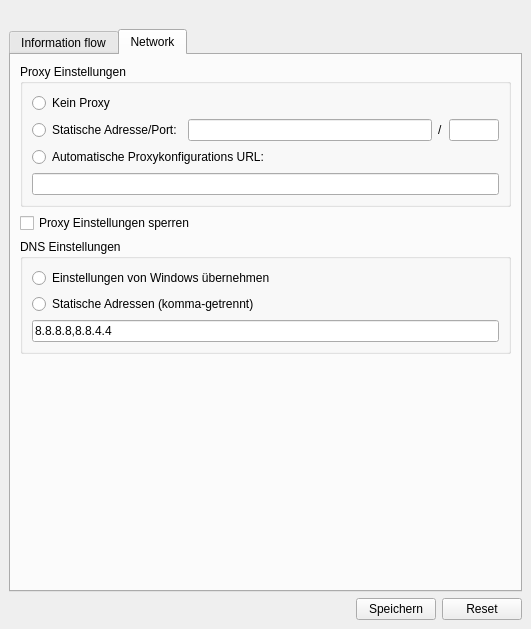
<?xml version="1.0" encoding="UTF-8"?>
<ui version="4.0">
 <class>MainWindow</class>
 <widget class="QMainWindow" name="MainWindow">
  <property name="geometry">
   <rect>
    <x>0</x>
    <y>0</y>
    <width>531</width>
    <height>629</height>
   </rect>
  </property>
  <property name="sizePolicy">
   <sizepolicy hsizetype="Fixed" vsizetype="Fixed">
    <horstretch>0</horstretch>
    <verstretch>0</verstretch>
   </sizepolicy>
  </property>
  <property name="maximumSize">
   <size>
    <width>531</width>
    <height>629</height>
   </size>
  </property>
  <property name="baseSize">
   <size>
    <width>531</width>
    <height>520</height>
   </size>
  </property>
  <property name="windowTitle">
   <string>Sirrix AG - Browser in the Box | Security Policy Manager</string>
  </property>
  <property name="windowIcon">
   <iconset theme="BitBox">
    <normaloff>BitBox.ico</normaloff>BitBox.ico</iconset>
  </property>
  <property name="windowOpacity">
   <double>1.000000000000000</double>
  </property>
  <widget class="QWidget" name="centralwidget">
   <layout class="QVBoxLayout" name="verticalLayout_4">
    <item>
     <widget class="QLabel" name="label_sirrixLogo">
      <property name="text">
       <string/>
      </property>
      <property name="pixmap">
       <pixmap>sirrix_logo.png</pixmap>
      </property>
      <property name="scaledContents">
       <bool>true</bool>
      </property>
     </widget>
    </item>
    <item>
     <widget class="QTabWidget" name="tabWidget">
      <property name="currentIndex">
       <number>1</number>
      </property>
      <widget class="QWidget" name="tab_informationflow">
       <attribute name="title">
        <string>Information flow</string>
       </attribute>
       <layout class="QVBoxLayout" name="verticalLayout">
        <item>
         <widget class="QLabel" name="label_description_informationflow">
          <property name="text">
           <string>Sicherheitseinstellungen für den Datentransfer zwischen Browser und Windows</string>
          </property>
         </widget>
        </item>
        <item>
         <widget class="QGroupBox" name="groupBox_clipboard">
          <property name="title">
           <string>Zwischenablage</string>
          </property>
          <layout class="QVBoxLayout" name="verticalLayout_2">
           <item>
            <widget class="QLabel" name="label_hosttoguest_description">
             <property name="text">
              <string>Kopieren aus Windows und Einfügen in Browser</string>
             </property>
            </widget>
           </item>
           <item>
            <widget class="QComboBox" name="comboBox_clipboard_hosttoguest">
             <item>
              <property name="text">
               <string>verbieten</string>
              </property>
             </item>
             <item>
              <property name="text">
               <string>Bestätigung durch Benutzer</string>
              </property>
             </item>
             <item>
              <property name="text">
               <string>erlauben</string>
              </property>
             </item>
            </widget>
           </item>
           <item>
            <widget class="QLabel" name="label_guesttohost_description">
             <property name="text">
              <string>Kopieren aus Browser und Einfügen in Windows</string>
             </property>
            </widget>
           </item>
           <item>
            <widget class="QComboBox" name="comboBox_clipboard_guesttohost">
             <item>
              <property name="text">
               <string>verbieten</string>
              </property>
             </item>
             <item>
              <property name="text">
               <string>Bestätigung durch Benutzer</string>
              </property>
             </item>
             <item>
              <property name="text">
               <string>erlauben</string>
              </property>
             </item>
            </widget>
           </item>
          </layout>
         </widget>
        </item>
        <item>
         <widget class="QGroupBox" name="groupBox_fileflow">
          <property name="title">
           <string>Dateien</string>
          </property>
          <layout class="QVBoxLayout" name="verticalLayout_3">
           <item>
            <widget class="QLabel" name="label_upload_description">
             <property name="text">
              <string>Hochladen ins Internet</string>
             </property>
            </widget>
           </item>
           <item>
            <widget class="QComboBox" name="comboBox_upload">
             <item>
              <property name="text">
               <string>verbieten</string>
              </property>
             </item>
             <item>
              <property name="text">
               <string>Bestätigung durch Benutzer</string>
              </property>
             </item>
             <item>
              <property name="text">
               <string>erlauben</string>
              </property>
             </item>
            </widget>
           </item>
           <item>
            <widget class="QLabel" name="label_download_description">
             <property name="text">
              <string>Herunterladen aus dem Internet</string>
             </property>
            </widget>
           </item>
           <item>
            <widget class="QComboBox" name="comboBox_download">
             <item>
              <property name="text">
               <string>verbieten</string>
              </property>
             </item>
             <item>
              <property name="text">
               <string>Bestätigung durch Benutzer</string>
              </property>
             </item>
             <item>
              <property name="text">
               <string>Virencheck</string>
              </property>
             </item>
             <item>
              <property name="text">
               <string>erlauben</string>
              </property>
             </item>
            </widget>
           </item>
          </layout>
         </widget>
        </item>
        <item>
         <widget class="QGroupBox" name="groupBox_persistency">
          <property name="title">
           <string>Welche Dateien sollen dauerhaft gespeichert werden?</string>
          </property>
          <layout class="QVBoxLayout" name="verticalLayout_5">
           <item>
            <widget class="QRadioButton" name="radioButton_persistency_all">
             <property name="text">
              <string>Alle (Konfiguration, Lesezeichen)</string>
             </property>
            </widget>
           </item>
           <item>
            <widget class="QRadioButton" name="radioButton_persistency_bookmarksonly">
             <property name="text">
              <string>Nur Lesezeichen</string>
             </property>
            </widget>
           </item>
           <item>
            <widget class="QRadioButton" name="radioButton_persistency_deny">
             <property name="text">
              <string>Keine</string>
             </property>
            </widget>
           </item>
          </layout>
         </widget>
        </item>
        <item>
         <spacer name="verticalSpacer">
          <property name="orientation">
           <enum>Qt::Vertical</enum>
          </property>
          <property name="sizeHint" stdset="0">
           <size>
            <width>20</width>
            <height>40</height>
           </size>
          </property>
         </spacer>
        </item>
       </layout>
      </widget>
      <widget class="QWidget" name="tab_network">
       <attribute name="title">
        <string>Network</string>
       </attribute>
       <layout class="QVBoxLayout" name="verticalLayout_6">
        <item>
         <widget class="QGroupBox" name="groupBox_proxy">
          <property name="title">
           <string>Proxy Einstellungen</string>
          </property>
          <layout class="QVBoxLayout" name="verticalLayout_10">
           <item>
            <widget class="QRadioButton" name="radioButton_proxy_none">
             <property name="text">
              <string>Kein Proxy</string>
             </property>
            </widget>
           </item>
           <item>
            <layout class="QHBoxLayout" name="horizontalLayout_staticproxy">
             <item>
              <widget class="QRadioButton" name="radioButton_proxy_static">
               <property name="text">
                <string>Statische Adresse/Port:</string>
               </property>
              </widget>
             </item>
             <item>
              <widget class="QLineEdit" name="lineEdit_proxy_static_ip"/>
             </item>
             <item>
              <widget class="QLabel" name="label_slash_ip_prefix">
               <property name="text">
                <string>/</string>
               </property>
              </widget>
             </item>
             <item>
              <widget class="QLineEdit" name="lineEdit_proxy_static_prefix">
               <property name="maximumSize">
                <size>
                 <width>50</width>
                 <height>16777215</height>
                </size>
               </property>
              </widget>
             </item>
            </layout>
           </item>
           <item>
            <layout class="QVBoxLayout" name="verticalLayout_proxy_automatic">
             <item>
              <widget class="QRadioButton" name="radioButton_proxy_automatic">
               <property name="text">
                <string>Automatische Proxykonfigurations URL:</string>
               </property>
              </widget>
             </item>
             <item>
              <widget class="QLineEdit" name="lineEdit_proxy_automatic_url"/>
             </item>
            </layout>
           </item>
          </layout>
         </widget>
        </item>
        <item>
         <widget class="QCheckBox" name="checkBox_lockproxy">
          <property name="text">
           <string>Proxy Einstellungen sperren</string>
          </property>
         </widget>
        </item>
        <item>
         <widget class="QGroupBox" name="groupBox_DNS">
          <property name="title">
           <string>DNS Einstellungen</string>
          </property>
          <layout class="QVBoxLayout" name="verticalLayout_8">
           <item>
            <widget class="QRadioButton" name="radioButton_dns_windows">
             <property name="text">
              <string>Einstellungen von Windows übernehmen</string>
             </property>
            </widget>
           </item>
           <item>
            <layout class="QVBoxLayout" name="verticalLayout_static_dns">
             <property name="topMargin">
              <number>0</number>
             </property>
             <item>
              <widget class="QRadioButton" name="radioButton_dns_static">
               <property name="text">
                <string>Statische Adressen (komma-getrennt)</string>
               </property>
              </widget>
             </item>
             <item>
              <widget class="QLineEdit" name="lineEdit_dns_static_adress">
               <property name="text">
                <string>8.8.8.8,8.8.4.4</string>
               </property>
              </widget>
             </item>
            </layout>
           </item>
          </layout>
         </widget>
        </item>
        <item>
         <spacer name="verticalSpacer_networktab_bottom">
          <property name="orientation">
           <enum>Qt::Vertical</enum>
          </property>
          <property name="sizeHint" stdset="0">
           <size>
            <width>20</width>
            <height>40</height>
           </size>
          </property>
         </spacer>
        </item>
       </layout>
      </widget>
     </widget>
    </item>
    <item>
     <layout class="QHBoxLayout" name="horizontalLayout_save_reset_buttons">
      <item>
       <spacer name="horizontalSpacer_save_reset_buttons">
        <property name="orientation">
         <enum>Qt::Horizontal</enum>
        </property>
        <property name="sizeType">
         <enum>QSizePolicy::Expanding</enum>
        </property>
        <property name="sizeHint" stdset="0">
         <size>
          <width>40</width>
          <height>20</height>
         </size>
        </property>
       </spacer>
      </item>
      <item>
       <widget class="QPushButton" name="pushButton_save">
        <property name="text">
         <string>Speichern</string>
        </property>
       </widget>
      </item>
      <item>
       <widget class="QPushButton" name="pushButton_reset">
        <property name="text">
         <string>Reset</string>
        </property>
       </widget>
      </item>
     </layout>
    </item>
   </layout>
  </widget>
  <widget class="QMenuBar" name="menubar">
   <property name="geometry">
    <rect>
     <x>0</x>
     <y>0</y>
     <width>531</width>
     <height>19</height>
    </rect>
   </property>
  </widget>
 </widget>
 <resources/>
 <connections/>
</ui>
